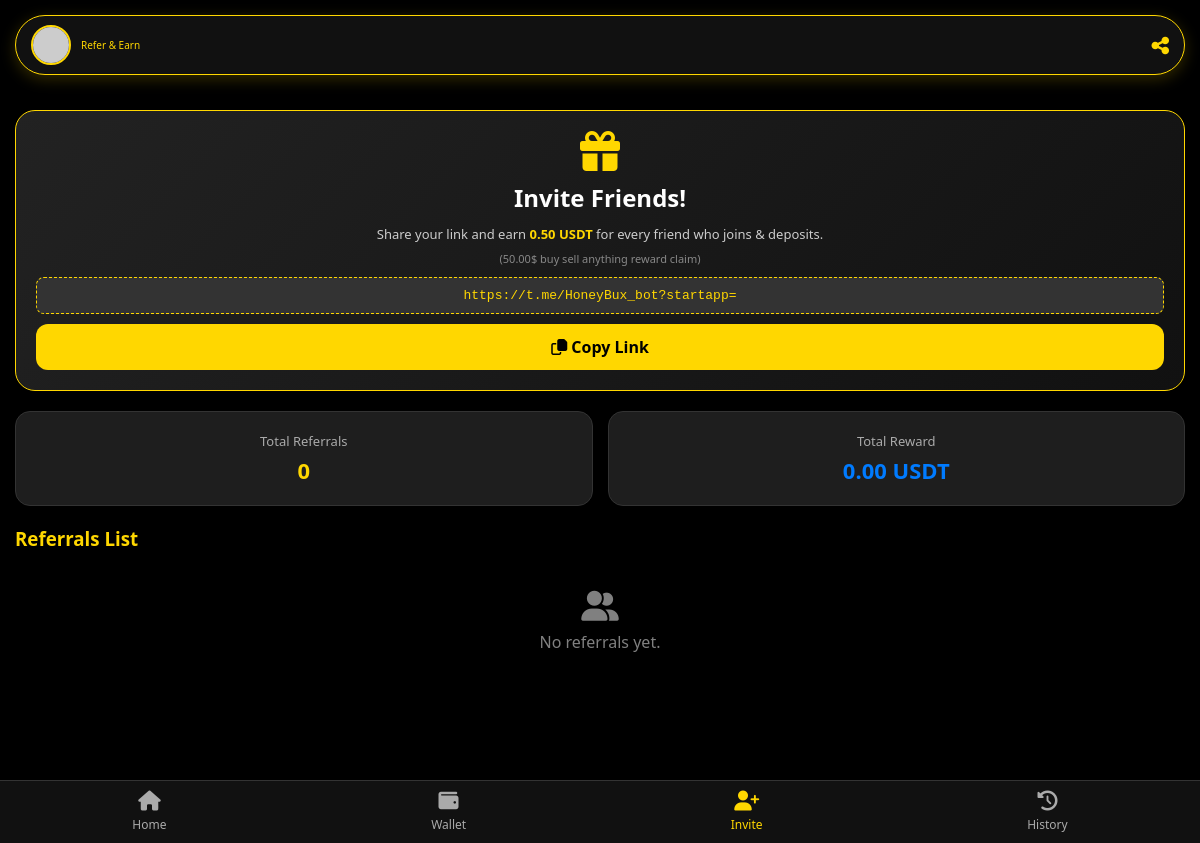
The app's page /invite.php, older data.
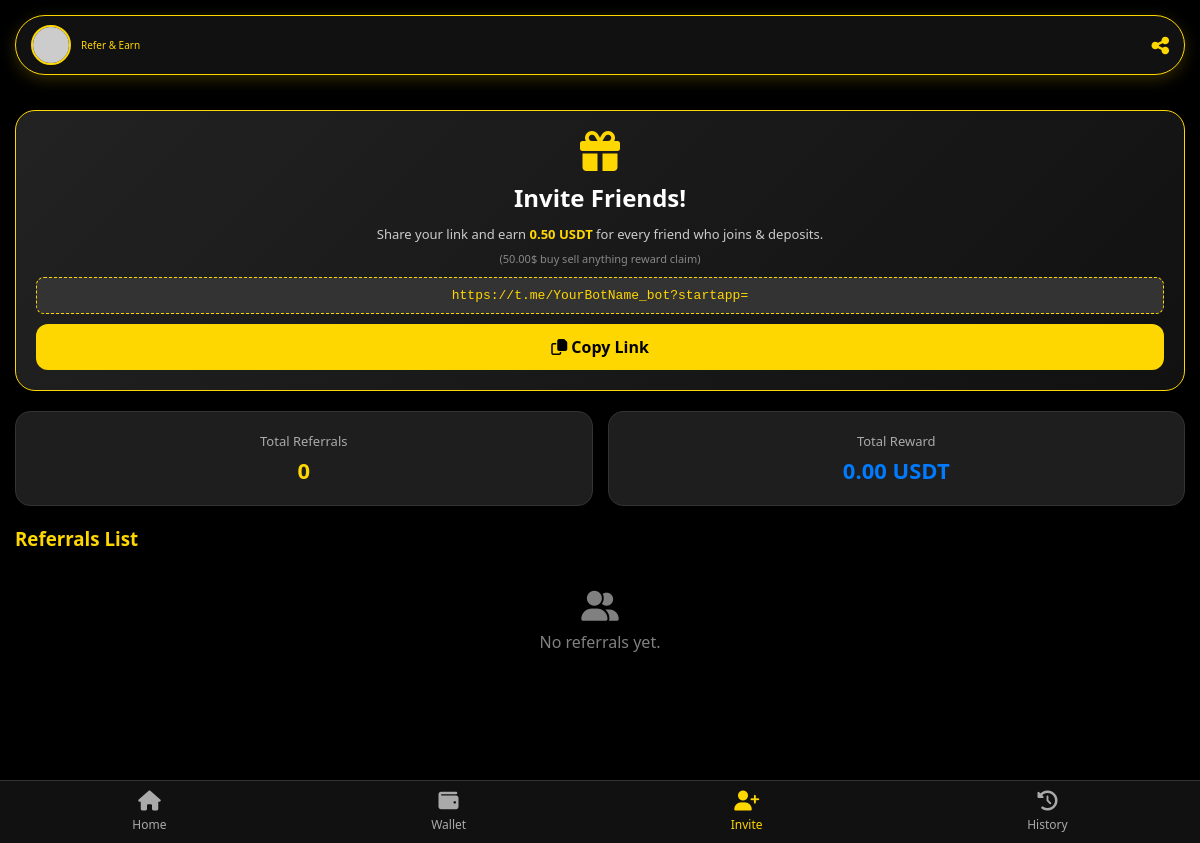
The same page, newer data.
### tables this page shows
CREATE TABLE `settings` (
  `id` int(11) NOT NULL AUTO_INCREMENT,
  
   
  `p2p_buy_rate` decimal(10,2) DEFAULT '92.00',
  `p2p_sell_rate` decimal(10,2) DEFAULT '88.00',
  
   
  `p2p_buy_rate_margin` decimal(5,2) DEFAULT '2.00',
  `p2p_sell_rate_margin` decimal(5,2) DEFAULT '2.00',
  
   
  `referral_bonus_amount` decimal(10,2) DEFAULT '0.50',
  `referral_min_trade` decimal(10,2) DEFAULT '50.00',
  
   
  `min_deposit_limit` decimal(10,2) DEFAULT '1.00',
  `min_withdraw_limit` decimal(10,2) DEFAULT '10.00',
  `min_swap_limit` decimal(10,2) DEFAULT '5.00',
  
   
  `bot_url` varchar(255) DEFAULT 'https://t.me/YourBotName_bot',
  `support_url` varchar(255) DEFAULT 'https://t.me/YourSupportUsername',
  `admin_upi` varchar(100) DEFAULT 'admin@ybl',
  `admin_wallets_json` text DEFAULT NULL COMMENT 'JSON format {"USDT_TRC20":"addr..."}',
  
   
  `maintenance_mode` tinyint(1) DEFAULT 0 COMMENT '0=Off, 1=On',
  `maintenance_message` text DEFAULT NULL,
  `maintenance_end_date` date DEFAULT NULL,
  `maintenance_end_time` time DEFAULT NULL,

  PRIMARY KEY (`id`)
);

### includes/functions.php (called while the page is built, shortened)
<?php
function getSettings($pdo) {
    $stmt = $pdo->query("SELECT * FROM settings WHERE id = 1");
    return $stmt->fetch(PDO::FETCH_ASSOC);
}
function getOrCreateUser($pdo, $telegram_id, $first_name, $last_name = '', $username = '', $photo_url = '', $ref_id = null) {
    $stmt = $pdo->prepare("SELECT * FROM users WHERE telegram_id = ?");
    $stmt->execute([$telegram_id]);
    $user = $stmt->fetch(PDO::FETCH_ASSOC);
    if ($user) {
        $update = $pdo->prepare("UPDATE users SET first_name = ?, last_name = ?, username = ?, photo_url = ? WHERE telegram_id = ?");
        $update->execute([$first_name, $last_name, $username, $photo_url, $telegram_id]);
        return array_merge($user, [
            'first_name' => $first_name,
            'last_name' => $last_name,
            'username' => $username,
            'photo_url' => $photo_url
        ]);
    } else {
        $referrer_internal_id = null;
        $sql = "INSERT INTO users (telegram_id, first_name, last_name, username, photo_url, referred_by, created_at) VALUES (?, ?, ?, ?, ?, ?, NOW())";
        $stmt = $pdo->prepare($sql);
        $stmt->execute([$telegram_id, $first_name, $last_name, $username, $photo_url, $referrer_internal_id]);
        $stmt = $pdo->prepare("SELECT * FROM users WHERE telegram_id = ?");
        $stmt->execute([$telegram_id]);
        return $stmt->fetch(PDO::FETCH_ASSOC);
    }
}
?>

### invite.php (the view, shortened to what this page needs)
<?php
require_once 'includes/db_connect.php';
require_once 'includes/functions.php';
$settings = getSettings($pdo);
$referral_reward = isset($settings['referral_bonus_amount']) ? $settings['referral_bonus_amount'] : 0.50;
$min_trade_req = isset($settings['referral_min_trade']) ? $settings['referral_min_trade'] : 50;
$tg_id = 123456789;
$user = getOrCreateUser($pdo, $tg_id, "Guest", "guest");
$bot_url = isset($settings['bot_url']) ? $settings['bot_url'] : 'https://t.me/YourBot';
$invite_link = $bot_url . "?startapp=" . $user['telegram_id'];
$stmt = $pdo->prepare("SELECT COUNT(*) FROM users WHERE referred_by = ?");
$stmt->execute([$user['telegram_id']]);
$total_refs = $stmt->fetchColumn();
$stmt = $pdo->prepare("SELECT SUM(amount) FROM transactions WHERE user_id = ? AND type = 'referral_bonus'");
$stmt->execute([$user['telegram_id']]);
$total_earned = $stmt->fetchColumn();
if(!$total_earned) $total_earned = 0.00;
$stmt = $pdo->prepare("
    SELECT first_name, last_name, photo_url, created_at, telegram_id
    FROM users
    WHERE referred_by = ?
    ORDER BY id DESC LIMIT 20
");
$stmt->execute([$user['telegram_id']]);
$my_referrals = $stmt->fetchAll(PDO::FETCH_ASSOC);
?>
<!DOCTYPE html>
<html lang="en">
<head>
    <link rel="stylesheet" href="assets/css/style.css">
    <link rel="stylesheet" href="https://cdnjs.cloudflare.com/ajax/libs/font-awesome/6.4.0/css/all.min.css">
</head>
<body>
    <div class="sticky-header">
        <div class="profile-section">
            <img src="<?php echo !empty($user['photo_url']) ? htmlspecialchars($user['photo_url']) : 'assets/images/user.png'; ?>"
                 onerror="this.src='https://via.placeholder.com/40'" class="profile-pic" id="headerProfileImg">
            <div>
                <div style="font-size: 10px; color: gold;">Refer & Earn</div>
            </div>
        </div>
        <button class="settings-btn"><i class="fa-solid fa-share-nodes"></i></button>
    </div>
    <div class="container" style="margin-top: 20px; margin-bottom: 80px;">
        <div class="card" style="text-align: center; border: 1px solid gold; background: linear-gradient(135deg, #222 0%, #111 100%);">
            <i class="fa-solid fa-gift" style="font-size: 40px; color: gold; margin-bottom: 10px;"></i>
            <h2 style="color: #fff; margin-bottom: 5px;">Invite Friends!</h2>
            <p style="color: #ccc; font-size: 13px; line-height: 1.6; margin: 10px 0;">
                Share your link and earn <b style="color: gold;"><?php echo $referral_reward; ?> USDT</b> for every friend who joins & deposits.
                <br>
                <span style="font-size: 11px; color: #888; display: block; margin-top: 5px;">
                    (<?php echo $min_trade_req; ?>$ buy sell anything reward claim)
                </span>
            </p>
            <div class="invite-link-box" id="myLink">
                <?php echo $invite_link; ?>
            </div>
            <button class="btn btn-primary" onclick="copyLink()">
                <i class="fa-regular fa-copy"></i> Copy Link
            </button>
        </div>
        <div class="stats-container">
            <div class="stat-card">
                <div class="stat-label">Total Referrals</div>
                <div class="stat-value gold"><?php echo $total_refs; ?></div>
            </div>
            <div class="stat-card">
                <div class="stat-label">Total Reward</div>
                <div class="stat-value">
                    <?php echo number_format($total_earned, 2); ?> USDT
                </div>
            </div>
        </div>
        <h3 style="margin: 20px 0 10px 0; color: gold;">Referrals List</h3>
        <div id="referralList">
            <?php if(count($my_referrals) > 0): ?>
                <?php foreach($my_referrals as $ref):
                    $full_name = htmlspecialchars($ref['first_name'] . ' ' . $ref['last_name']);
                    $join_date = date('d/m/Y', strtotime($ref['created_at']));
                    $display_amount = "0.00";
                    $photo_url = $ref['photo_url'];
                    $show_image = !empty($photo_url);
                    $initials = strtoupper(substr($ref['first_name'], 0, 1));
                    if(!empty($ref['last_name'])) {
                        $initials .= strtoupper(substr($ref['last_name'], 0, 1));
                    }
                ?>
                <div class="ref-list-item">
                    <?php if($show_image): ?>
                        <img src="<?php echo htmlspecialchars($photo_url); ?>" class="ref-avatar-img" onerror="this.style.display='none'; this.nextElementSibling.style.display='flex';">
                        <div class="ref-avatar-initials" style="display:none;"><?php echo $initials; ?></div>
                    <?php else: ?>
                        <div class="ref-avatar-initials"><?php echo $initials; ?></div>
                    <?php endif; ?>
                    <div class="ref-info">
                        <div class="ref-name"><?php echo $full_name; ?></div>
                        <div class="ref-date">Joined <?php echo $join_date; ?></div>
                    </div>
                    <div class="reward-badge">
                        +<?php echo $display_amount; ?> USDT
                    </div>
                </div>
                <?php endforeach; ?>
            <?php else: ?>
                <div class="text-center" style="padding: 30px; opacity: 0.5;">
                    <i class="fa-solid fa-user-group" style="font-size: 30px; margin-bottom: 10px;"></i>
                    <p>No referrals yet.</p>
                </div>
            <?php endif; ?>
        </div>
    </div>
    <div class="bottom-nav">
        <a href="index.php" class="nav-item">
            <i class="fa-solid fa-house"></i>
            <span>Home</span>
        </a>
        <a href="wallet.php" class="nav-item">
            <i class="fa-solid fa-wallet"></i>
            <span>Wallet</span>
        </a>
        <a href="invite.php" class="nav-item active">
            <i class="fa-solid fa-user-plus"></i>
            <span>Invite</span>
        </a>
        <a href="history.php" class="nav-item">
            <i class="fa-solid fa-clock-rotate-left"></i>
            <span>History</span>
        </a>
    </div>
</body>
</html>

### assets/css/style.css (style rules this page uses)
:root { --primary-gold: #FFD700; --bg-dark: #000000; --card-bg: #1a1a1a; --text-white: #ffffff; --text-gray: #aaaaaa; --danger: #ff4d4d; --success: #28a745; }
* { box-sizing: border-box; margin: 0; padding: 0; font-family: 'Segoe UI', Tahoma, Geneva, Verdana, sans-serif; -webkit-tap-highlight-color: transparent; }
body { background-color: var(--bg-dark); color: var(--text-white); background-image: url('../images/bg.jpg'); background-size: cover; background-attachment: fixed; background-position: center; padding-top: 90px; padding-bottom: 80px; min-height: 100vh; }
body::before { content: ""; position: fixed; top: 0; left: 0; width: 100%; height: 100%; background: rgba(0, 0, 0, 0.85); z-index: -1; }
.sticky-header { position: fixed; top: 15px; left: 15px; right: 15px; height: 60px; background: #111; border: 1px solid var(--primary-gold); border-radius: 50px; display: flex; align-items: center; justify-content: space-between; padding: 0 15px; z-index: 1000; box-shadow: 0 4px 15px rgba(255, 215, 0, 0.2); }
.profile-section { display: flex; align-items: center; gap: 10px; }
.profile-pic { width: 40px; height: 40px; border-radius: 50%; border: 2px solid var(--primary-gold); object-fit: cover; }
.settings-btn { background: none; border: none; color: var(--primary-gold); font-size: 20px; cursor: pointer; }
.container { padding: 0 15px; }
.card { background: var(--card-bg); border: 1px solid #333; border-radius: 20px; padding: 20px; margin-bottom: 20px; box-shadow: 0 4px 6px rgba(0,0,0,0.3); }
.btn { width: 100%; padding: 12px; border: none; border-radius: 12px; font-weight: bold; font-size: 16px; cursor: pointer; transition: 0.3s; text-align: center; }
.btn-primary { background: var(--primary-gold); color: #000; }
.bottom-nav { position: fixed; bottom: 0; left: 0; width: 100%; background: #111; border-top: 1px solid #333; display: flex; justify-content: space-around; padding: 10px 0; z-index: 1000; }
.nav-item { color: var(--text-gray); text-decoration: none; display: flex; flex-direction: column; align-items: center; font-size: 12px; gap: 5px; }
.nav-item.active { color: var(--primary-gold); }
.nav-item i { font-size: 20px; }
.invite-link-box { background: #333; padding: 10px; border-radius: 8px; font-family: monospace; word-break: break-all; border: 1px dashed var(--primary-gold); color: var(--primary-gold); margin: 10px 0; }
.text-center { text-align: center; }

### invite.php (style rules this page uses)
.stats-container { display: flex; gap: 15px; margin-bottom: 20px; margin-top: 20px; }
.stat-card { flex: 1; background: #1e1e1e; border: 1px solid #333; border-radius: 15px; padding: 20px; text-align: center; box-shadow: 0 4px 10px rgba(0,0,0,0.2); }
.stat-label { font-size: 13px; color: #aaa; margin-bottom: 5px; }
.stat-value { font-size: 22px; font-weight: bold; color: #007bff; }
.stat-value.gold { color: gold; }

Row changes from the older to the newer data that the page shows:
changed settings: bot_url "https://t.me/HoneyBux_bot?startapp=" → "https://t.me/YourBotName_bot?startapp="
